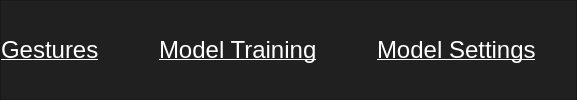
         <widget class="QFrame" name="frame_9">
          <property name="sizePolicy">
           <sizepolicy hsizetype="Preferred" vsizetype="Preferred">
            <horstretch>0</horstretch>
            <verstretch>0</verstretch>
           </sizepolicy>
          </property>
          <property name="palette">
           <palette>
            <active>
             <colorrole role="WindowText">
              <brush brushstyle="SolidPattern">
               <color alpha="255">
                <red>255</red>
                <green>255</green>
                <blue>255</blue>
               </color>
              </brush>
             </colorrole>
             <colorrole role="Button">
              <brush brushstyle="SolidPattern">
               <color alpha="255">
                <red>32</red>
                <green>32</green>
                <blue>32</blue>
               </color>
              </brush>
             </colorrole>
             <colorrole role="Base">
              <brush brushstyle="SolidPattern">
               <color alpha="255">
                <red>32</red>
                <green>32</green>
                <blue>32</blue>
               </color>
              </brush>
             </colorrole>
             <colorrole role="Window">
              <brush brushstyle="SolidPattern">
               <color alpha="255">
                <red>32</red>
                <green>32</green>
                <blue>32</blue>
               </color>
              </brush>
             </colorrole>
            </active>
            <inactive>
             <colorrole role="WindowText">
              <brush brushstyle="SolidPattern">
               <color alpha="255">
                <red>255</red>
                <green>255</green>
                <blue>255</blue>
               </color>
              </brush>
             </colorrole>
             <colorrole role="Button">
              <brush brushstyle="SolidPattern">
               <color alpha="255">
                <red>32</red>
                <green>32</green>
                <blue>32</blue>
               </color>
              </brush>
             </colorrole>
             <colorrole role="Base">
              <brush brushstyle="SolidPattern">
               <color alpha="255">
                <red>32</red>
                <green>32</green>
                <blue>32</blue>
               </color>
              </brush>
             </colorrole>
             <colorrole role="Window">
              <brush brushstyle="SolidPattern">
               <color alpha="255">
                <red>32</red>
                <green>32</green>
                <blue>32</blue>
               </color>
              </brush>
             </colorrole>
            </inactive>
            <disabled>
             <colorrole role="WindowText">
              <brush brushstyle="SolidPattern">
               <color alpha="255">
                <red>120</red>
                <green>120</green>
                <blue>120</blue>
               </color>
              </brush>
             </colorrole>
             <colorrole role="Button">
              <brush brushstyle="SolidPattern">
               <color alpha="255">
                <red>32</red>
                <green>32</green>
                <blue>32</blue>
               </color>
              </brush>
             </colorrole>
             <colorrole role="Base">
              <brush brushstyle="SolidPattern">
               <color alpha="255">
                <red>32</red>
                <green>32</green>
                <blue>32</blue>
               </color>
              </brush>
             </colorrole>
             <colorrole role="Window">
              <brush brushstyle="SolidPattern">
               <color alpha="255">
                <red>32</red>
                <green>32</green>
                <blue>32</blue>
               </color>
              </brush>
             </colorrole>
            </disabled>
           </palette>
          </property>
          <property name="mouseTracking">
           <bool>false</bool>
          </property>
          <property name="layoutDirection">
           <enum>Qt::LeftToRight</enum>
          </property>
          <property name="frameShape">
           <enum>QFrame::StyledPanel</enum>
          </property>
          <property name="frameShadow">
           <enum>QFrame::Raised</enum>
          </property>
          <layout class="QHBoxLayout" name="horizontalLayout_3">
           <property name="spacing">
            <number>60</number>
           </property>
           <property name="leftMargin">
            <number>0</number>
           </property>
           <property name="rightMargin">
            <number>0</number>
           </property>
           <item>
            <widget class="QLabel" name="gestureTab">
             <property name="sizePolicy">
              <sizepolicy hsizetype="Fixed" vsizetype="Preferred">
               <horstretch>0</horstretch>
               <verstretch>0</verstretch>
              </sizepolicy>
             </property>
             <property name="palette">
              <palette>
               <active>
                <colorrole role="WindowText">
                 <brush brushstyle="SolidPattern">
                  <color alpha="255">
                   <red>255</red>
                   <green>255</green>
                   <blue>255</blue>
                  </color>
                 </brush>
                </colorrole>
                <colorrole role="Button">
                 <brush brushstyle="SolidPattern">
                  <color alpha="255">
                   <red>32</red>
                   <green>32</green>
                   <blue>32</blue>
                  </color>
                 </brush>
                </colorrole>
                <colorrole role="Base">
                 <brush brushstyle="SolidPattern">
                  <color alpha="255">
                   <red>32</red>
                   <green>32</green>
                   <blue>32</blue>
                  </color>
                 </brush>
                </colorrole>
                <colorrole role="Window">
                 <brush brushstyle="SolidPattern">
                  <color alpha="255">
                   <red>32</red>
                   <green>32</green>
                   <blue>32</blue>
                  </color>
                 </brush>
                </colorrole>
               </active>
               <inactive>
                <colorrole role="WindowText">
                 <brush brushstyle="SolidPattern">
                  <color alpha="255">
                   <red>255</red>
                   <green>255</green>
                   <blue>255</blue>
                  </color>
                 </brush>
                </colorrole>
                <colorrole role="Button">
                 <brush brushstyle="SolidPattern">
                  <color alpha="255">
                   <red>32</red>
                   <green>32</green>
                   <blue>32</blue>
                  </color>
                 </brush>
                </colorrole>
                <colorrole role="Base">
                 <brush brushstyle="SolidPattern">
                  <color alpha="255">
                   <red>32</red>
                   <green>32</green>
                   <blue>32</blue>
                  </color>
                 </brush>
                </colorrole>
                <colorrole role="Window">
                 <brush brushstyle="SolidPattern">
                  <color alpha="255">
                   <red>32</red>
                   <green>32</green>
                   <blue>32</blue>
                  </color>
                 </brush>
                </colorrole>
               </inactive>
               <disabled>
                <colorrole role="WindowText">
                 <brush brushstyle="SolidPattern">
                  <color alpha="255">
                   <red>120</red>
                   <green>120</green>
                   <blue>120</blue>
                  </color>
                 </brush>
                </colorrole>
                <colorrole role="Button">
                 <brush brushstyle="SolidPattern">
                  <color alpha="255">
                   <red>32</red>
                   <green>32</green>
                   <blue>32</blue>
                  </color>
                 </brush>
                </colorrole>
                <colorrole role="Base">
                 <brush brushstyle="SolidPattern">
                  <color alpha="255">
                   <red>32</red>
                   <green>32</green>
                   <blue>32</blue>
                  </color>
                 </brush>
                </colorrole>
                <colorrole role="Window">
                 <brush brushstyle="SolidPattern">
                  <color alpha="255">
                   <red>32</red>
                   <green>32</green>
                   <blue>32</blue>
                  </color>
                 </brush>
                </colorrole>
               </disabled>
              </palette>
             </property>
             <property name="font">
              <font>
               <family>MS Shell Dlg 2</family>
               <pointsize>18</pointsize>
               <underline>true</underline>
               <strikeout>false</strikeout>
               <kerning>true</kerning>
              </font>
             </property>
             <property name="mouseTracking">
              <bool>false</bool>
             </property>
             <property name="text">
              <string>Gestures</string>
             </property>
            </widget>
           </item>
           <item>
            <widget class="QLabel" name="trainingTab">
             <property name="sizePolicy">
              <sizepolicy hsizetype="Fixed" vsizetype="Preferred">
               <horstretch>0</horstretch>
               <verstretch>0</verstretch>
              </sizepolicy>
             </property>
             <property name="font">
              <font>
               <family>MS Shell Dlg 2</family>
               <pointsize>18</pointsize>
               <underline>true</underline>
               <strikeout>false</strikeout>
               <kerning>true</kerning>
              </font>
             </property>
             <property name="styleSheet">
              <string notr="true">color: #FFFFFF;</string>
             </property>
             <property name="text">
              <string>Model Training</string>
             </property>
            </widget>
           </item>
           <item>
            <widget class="QLabel" name="settingTab">
             <property name="sizePolicy">
              <sizepolicy hsizetype="Fixed" vsizetype="Preferred">
               <horstretch>0</horstretch>
               <verstretch>0</verstretch>
              </sizepolicy>
             </property>
             <property name="font">
              <font>
               <family>MS Shell Dlg 2</family>
               <pointsize>18</pointsize>
               <underline>true</underline>
               <strikeout>false</strikeout>
               <kerning>true</kerning>
              </font>
             </property>
             <property name="styleSheet">
              <string notr="true">color: #FFFFFF;</string>
             </property>
             <property name="text">
              <string>Model Settings</string>
             </property>
            </widget>
           </item>
           <item>
            <spacer name="horizontalSpacer_3">
             <property name="orientation">
              <enum>Qt::Horizontal</enum>
             </property>
             <property name="sizeHint" stdset="0">
              <size>
               <width>40</width>
               <height>20</height>
              </size>
             </property>
            </spacer>
           </item>
          </layout>
         </widget>
